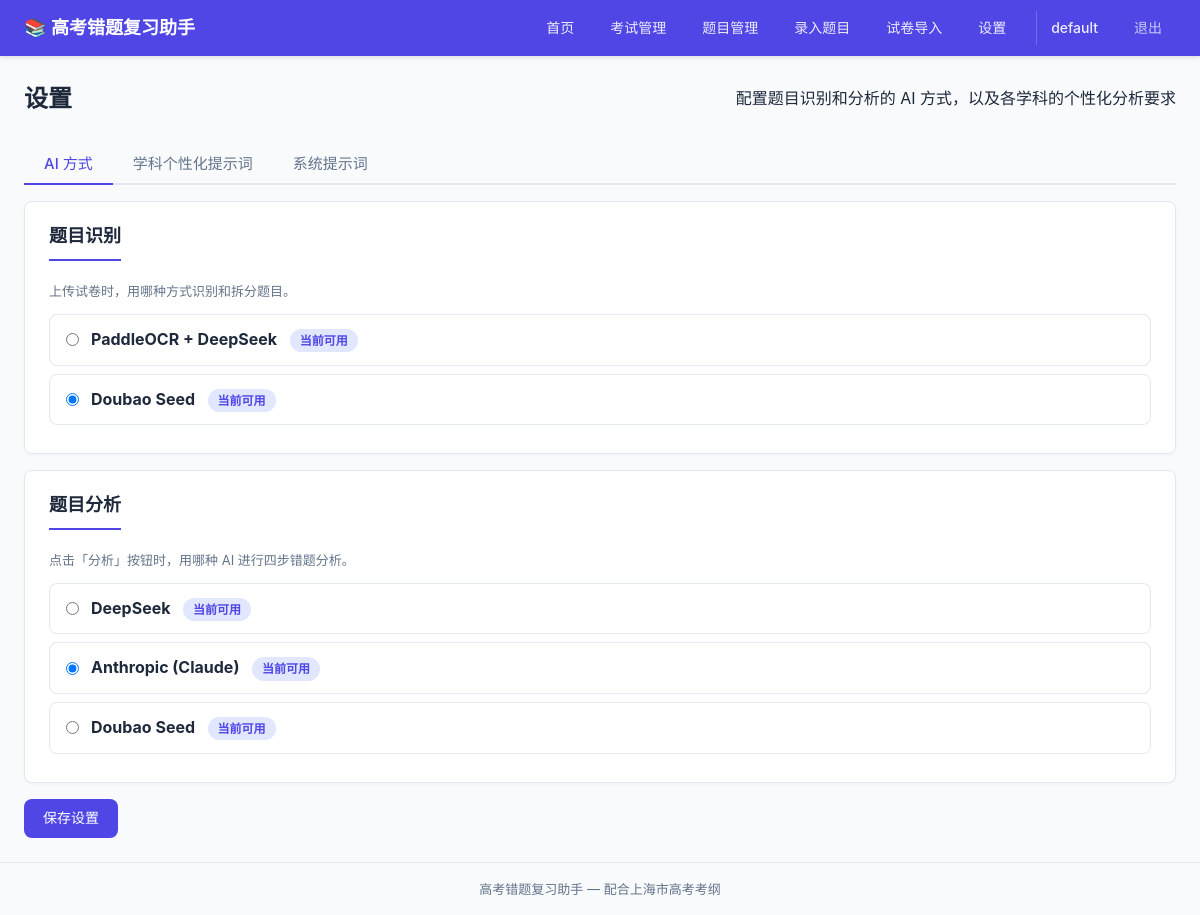
The app's page /settings (signed in) with its own data.
### tables this page shows
CREATE TABLE users (
            id            INTEGER PRIMARY KEY AUTOINCREMENT,
            username      TEXT    NOT NULL UNIQUE,
            password_hash TEXT    NOT NULL,
            created_at    TIMESTAMP DEFAULT CURRENT_TIMESTAMP
        );

CREATE TABLE "settings" (
                id          INTEGER PRIMARY KEY AUTOINCREMENT,
                user_id     INTEGER NOT NULL DEFAULT 1,
                key         TEXT    NOT NULL,
                value       TEXT    NOT NULL,
                updated_at  TIMESTAMP DEFAULT CURRENT_TIMESTAMP,
                UNIQUE(user_id, key)
            );

### routes/settings.py (the view, shortened to what this page needs)
@settings_bp.route('/settings', methods=['GET', 'POST'])
@login_required
def index():
    user_id = session['user_id']
    current = get_all_settings(user_id=user_id)
    subjects = get_all_subjects()
    subject_prompts = get_subject_prompts(user_id=user_id)
    return render_template('settings/index.html',
                           recognition_methods=RECOGNITION_METHODS,
                           analysis_methods=ANALYSIS_METHODS,
                           current=current,
                           subjects=subjects,
                           subject_prompts=subject_prompts,
                           default_system_prompt=_read_default_system_prompt())

### app.py (called while the page is built)
@app.before_request
def load_logged_in_user():
    user_id = session.get('user_id')
    g.current_user = get_user_by_id(user_id) if user_id else None

@app.context_processor
def inject_global_template_vars():
    return {
        'current_user': g.get('current_user'),
    }

### database/__init__.py (called while the page is built)
def get_db():
    if 'db' not in g:
        g.db = sqlite3.connect(DATABASE_PATH)
        g.db.row_factory = sqlite3.Row
        g.db.execute("PRAGMA foreign_keys = ON")
    return g.db

### models/subject.py (called while the page is built)
def get_all_subjects():
    db = get_db()
    return db.execute("SELECT * FROM subjects ORDER BY id").fetchall()

### models/user.py (called while the page is built)
def get_user_by_id(user_id):
    db = get_db()
    row = db.execute(
        "SELECT id, username, created_at FROM users WHERE id = ?", (user_id,)
    ).fetchone()
    return dict(row) if row else None

### templates/settings/index.html (shortened to what this page needs)
{% extends "base.html" %}
{% block content %}
<div class="page-header">
    <h1>设置</h1>
    <p>配置题目识别和分析的 AI 方式，以及各学科的个性化分析要求</p>
</div>
<form method="POST" class="settings-form">
    <div class="tabs">
        <button type="button" class="tab-nav active" data-tab="tab-ai">AI 方式</button>
        <button type="button" class="tab-nav" data-tab="tab-subject">学科个性化提示词</button>
        <button type="button" class="tab-nav" data-tab="tab-system">系统提示词</button>
    </div>
    <div class="tab-panel active" id="tab-ai">
        <div class="card">
            <h2>题目识别</h2>
            <p class="form-hint" style="margin-bottom:12px;">上传试卷时，用哪种方式识别和拆分题目。</p>
            {% for key, label in recognition_methods.items() %}
            <label class="radio-card" style="display:flex;align-items:center;gap:12px;padding:12px 16px;border:1px solid var(--border);border-radius:8px;margin-bottom:8px;cursor:pointer;">
                <input type="radio" name="recognition_method" value="{{ key }}"
                       {% if current.get('recognition_method', 'paddleocr_deepseek') == key %}checked{% endif %}>
                <div>
                    <strong>{{ label }}</strong>
                    <span class="badge" style="background:#e0e7ff;color:var(--primary);margin-left:8px;">当前可用</span>
                </div>
            </label>
            {% endfor %}
        </div>
        <div class="card">
            <h2>题目分析</h2>
            <p class="form-hint" style="margin-bottom:12px;">点击「分析」按钮时，用哪种 AI 进行四步错题分析。</p>
            {% for key, label in analysis_methods.items() %}
            <label class="radio-card" style="display:flex;align-items:center;gap:12px;padding:12px 16px;border:1px solid var(--border);border-radius:8px;margin-bottom:8px;cursor:pointer;">
                <input type="radio" name="analysis_method" value="{{ key }}"
                       {% if current.get('analysis_method', 'deepseek') == key %}checked{% endif %}>
                <div>
                    <strong>{{ label }}</strong>
                    <span class="badge" style="background:#e0e7ff;color:var(--primary);margin-left:8px;">当前可用</span>
                </div>
            </label>
            {% endfor %}
        </div>
    </div>
    <div class="form-actions">
        <button type="submit" class="btn btn-primary">保存设置</button>
    </div>
</form>
{% endblock %}

### templates/base.html (shortened to what this page needs)
<!DOCTYPE html>
<html lang="zh-CN">
<head>
    <link rel="stylesheet" href="{{ url_for('static', filename='css/app.css') }}">
</head>
<body>
    <nav class="navbar">
        <div class="nav-container">
            <a href="{{ url_for('index') }}" class="nav-brand">📚 高考错题复习助手</a>
            <div class="nav-links">
                {% if current_user %}
                <a href="{{ url_for('index') }}">首页</a>
                <a href="{{ url_for('exams.list_exams') }}">考试管理</a>
                <a href="{{ url_for('questions.list_questions') }}">题目管理</a>
                <a href="{{ url_for('questions.create') }}">录入题目</a>
                <a href="{{ url_for('paper.upload') }}">试卷导入</a>
                <a href="{{ url_for('settings.index') }}">设置</a>
                <span class="nav-user">{{ current_user.username }}</span>
                <a href="{{ url_for('auth.logout') }}" class="nav-logout">退出</a>
                {% else %}
                <a href="{{ url_for('auth.login') }}">登录</a>
                <a href="{{ url_for('auth.register') }}">注册</a>
                {% endif %}
            </div>
        </div>
    </nav>
    <main class="main-container">
        {% block content %}{% endblock %}
    </main>
    <footer class="footer">
        <p>高考错题复习助手 &mdash; 配合上海市高考考纲</p>
    </footer>
</body>
</html>

### static/css/app.css (style rules this page uses)
*, *::before, *::after { box-sizing: border-box; margin: 0; padding: 0; }
:root { --primary: #4f46e5; --primary-hover: #4338ca; --danger: #dc2626; --danger-hover: #b91c1c; --success: #16a34a; --warning: #f59e0b; --bg: #f8fafc; --card-bg: #ffffff; --text: #1e293b; --text-muted: #64748b; --border: #e2e8f0; --radius: 8px; }
body { font-family: -apple-system, BlinkMacSystemFont, "Microsoft YaHei", "PingFang SC", sans-serif; background: var(--bg); color: var(--text); line-height: 1.6; min-height: 100vh; display: flex; flex-direction: column; }
.navbar { background: var(--primary); color: white; padding: 0 24px; box-shadow: 0 2px 4px rgba(0,0,0,0.1); position: sticky; top: 0; z-index: 100; }
.nav-container { max-width: 1200px; margin: 0 auto; display: flex; align-items: center; justify-content: space-between; height: 56px; }
.nav-brand { color: white; text-decoration: none; font-size: 18px; font-weight: 600; }
.nav-links { display: flex; gap: 8px; }
.nav-links a { color: rgba(255,255,255,0.9); text-decoration: none; padding: 6px 14px; border-radius: var(--radius); font-size: 14px; transition: background 0.2s; }
.main-container { max-width: 1200px; margin: 0 auto; padding: 24px; flex: 1; width: 100%; }
.footer { text-align: center; padding: 16px; color: var(--text-muted); font-size: 13px; border-top: 1px solid var(--border); margin-top: auto; }
.page-header { display: flex; align-items: center; justify-content: space-between; flex-wrap: wrap; gap: 12px; margin-bottom: 24px; }
.page-header h1 { font-size: 24px; }
.card { background: var(--card-bg); border-radius: var(--radius); padding: 20px 24px; margin-bottom: 16px; border: 1px solid var(--border); box-shadow: 0 1px 3px rgba(0,0,0,0.04); }
.card h2 { font-size: 18px; margin-bottom: 16px; padding-bottom: 8px; border-bottom: 2px solid var(--primary); display: inline-block; }
.btn { display: inline-block; padding: 8px 18px; border-radius: var(--radius); font-size: 14px; font-weight: 500; text-decoration: none; border: 1px solid transparent; cursor: pointer; transition: all 0.15s; line-height: 1.5; }
.btn-primary { background: var(--primary); color: white; }
.form-hint { color: var(--text-muted); font-size: 13px; margin-top: 4px; }
.form-actions { display: flex; gap: 8px; margin-top: 16px; }
.badge { display: inline-block; padding: 2px 10px; border-radius: 12px; font-size: 12px; font-weight: 600; }
.tabs { display: flex; gap: 0; margin-bottom: 16px; border-bottom: 2px solid var(--border); }
.tab-nav { padding: 10px 20px; font-size: 15px; font-weight: 500; font-family: inherit; background: none; border: none; border-bottom: 2px solid transparent; margin-bottom: -2px; cursor: pointer; color: var(--text-muted); transition: color 0.15s, border-color 0.15s; }
.tab-nav.active { color: var(--primary); border-bottom-color: var(--primary); }
.tab-panel { display: none; }
.tab-panel.active { display: block; }
.nav-user { color: rgba(255,255,255,0.9); padding: 6px 14px; font-size: 14px; font-weight: 500; border-left: 1px solid rgba(255,255,255,0.2); margin-left: 8px; }
.nav-logout { color: rgba(255,255,255,0.7) !important; }

### records on screen
users: username "default"
settings: value "☐ PaddleOCR + DeepSeek 当前可用" "☑ Doubao Seed 当前可用"
settings: value "☐ DeepSeek 当前可用" "☑ Anthropic (Claude) 当前可用" "☐ Doubao Seed 当前可用"

### other values on screen
{{ label }} "PaddleOCR + DeepSeek" "Doubao Seed"
{{ label }} "DeepSeek" "Anthropic (Claude)" "Doubao Seed"
